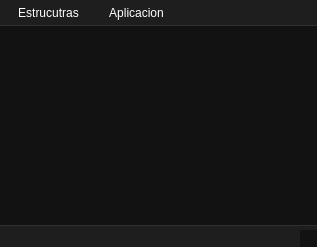
<?xml version="1.0" encoding="UTF-8"?>
<ui version="4.0">
 <class>menu_principal</class>
 <widget class="QMainWindow" name="menu_principal">
  <property name="geometry">
   <rect>
    <x>0</x>
    <y>0</y>
    <width>317</width>
    <height>247</height>
   </rect>
  </property>
  <property name="font">
   <font>
    <family>Segoe UI</family>
   </font>
  </property>
  <property name="windowTitle">
   <string>MainWindow</string>
  </property>
  <property name="styleSheet">
   <string notr="true">/* =========================
   VENTANA PRINCIPAL
   ========================= */
QMainWindow {
    background-color: #121212;
    color: #e0e0e0;
    font-family: &quot;Segoe UI&quot;;
}

/* Área central */
QWidget {
    background-color: #121212;
    color: #e0e0e0;
}

/* =========================
   BARRA DE MENÚ
   ========================= */
QMenuBar {
    background-color: #1e1e1e;
    color: white;
    border-bottom: 1px solid #303030;
}

QMenuBar::item {
    background: transparent;
    padding: 6px 12px;
}

QMenuBar::item:selected {
    background-color: #2d2d2d;
    border-radius: 4px;
}

/* =========================
   MENÚS DESPLEGABLES
   ========================= */
QMenu {
    background-color: #1e1e1e;
    color: white;
    border: 1px solid #404040;
}

QMenu::item {
    padding: 8px 25px;
}

QMenu::item:selected {
    background-color: #353535;
}

QMenu::separator {
    height: 1px;
    background-color: #505050;
    margin: 5px 10px;
}

/* =========================
   BARRA DE ESTADO
   ========================= */
QStatusBar {
    background-color: #1e1e1e;
    color: #d0d0d0;
    border-top: 1px solid #303030;
}</string>
  </property>
  <widget class="QWidget" name="centralwidget"/>
  <widget class="QMenuBar" name="menubar">
   <property name="geometry">
    <rect>
     <x>0</x>
     <y>0</y>
     <width>317</width>
     <height>33</height>
    </rect>
   </property>
   <widget class="QMenu" name="menuEstrucutras">
    <property name="title">
     <string>Estrucutras</string>
    </property>
    <widget class="QMenu" name="menuLineales">
     <property name="title">
      <string>Lineales</string>
     </property>
     <addaction name="actionListas_Enlazadas"/>
     <addaction name="actionPila_o_Stack"/>
     <addaction name="actionCola_o_Queue"/>
    </widget>
    <addaction name="menuLineales"/>
    <addaction name="separator"/>
    <addaction name="actionSalir"/>
   </widget>
   <widget class="QMenu" name="menuAplicacion">
    <property name="title">
     <string>Aplicacion</string>
    </property>
    <addaction name="actionInfijaaPosfija"/>
   </widget>
   <addaction name="menuEstrucutras"/>
   <addaction name="menuAplicacion"/>
  </widget>
  <widget class="QStatusBar" name="statusbar"/>
  <action name="actionSalir">
   <property name="text">
    <string>Salir</string>
   </property>
  </action>
  <action name="actionListas_Enlazadas">
   <property name="text">
    <string>Listas Enlazadas</string>
   </property>
  </action>
  <action name="actionPila_o_Stack">
   <property name="text">
    <string>Pila o Stack</string>
   </property>
  </action>
  <action name="actionAplicacion">
   <property name="text">
    <string>Aplicacion</string>
   </property>
  </action>
  <action name="actionInfijaaPosfija">
   <property name="text">
    <string>Expresión Infija a Posfija</string>
   </property>
  </action>
  <action name="actionCola_o_Queue">
   <property name="text">
    <string>Cola o Queue</string>
   </property>
  </action>
 </widget>
 <resources/>
 <connections/>
</ui>
